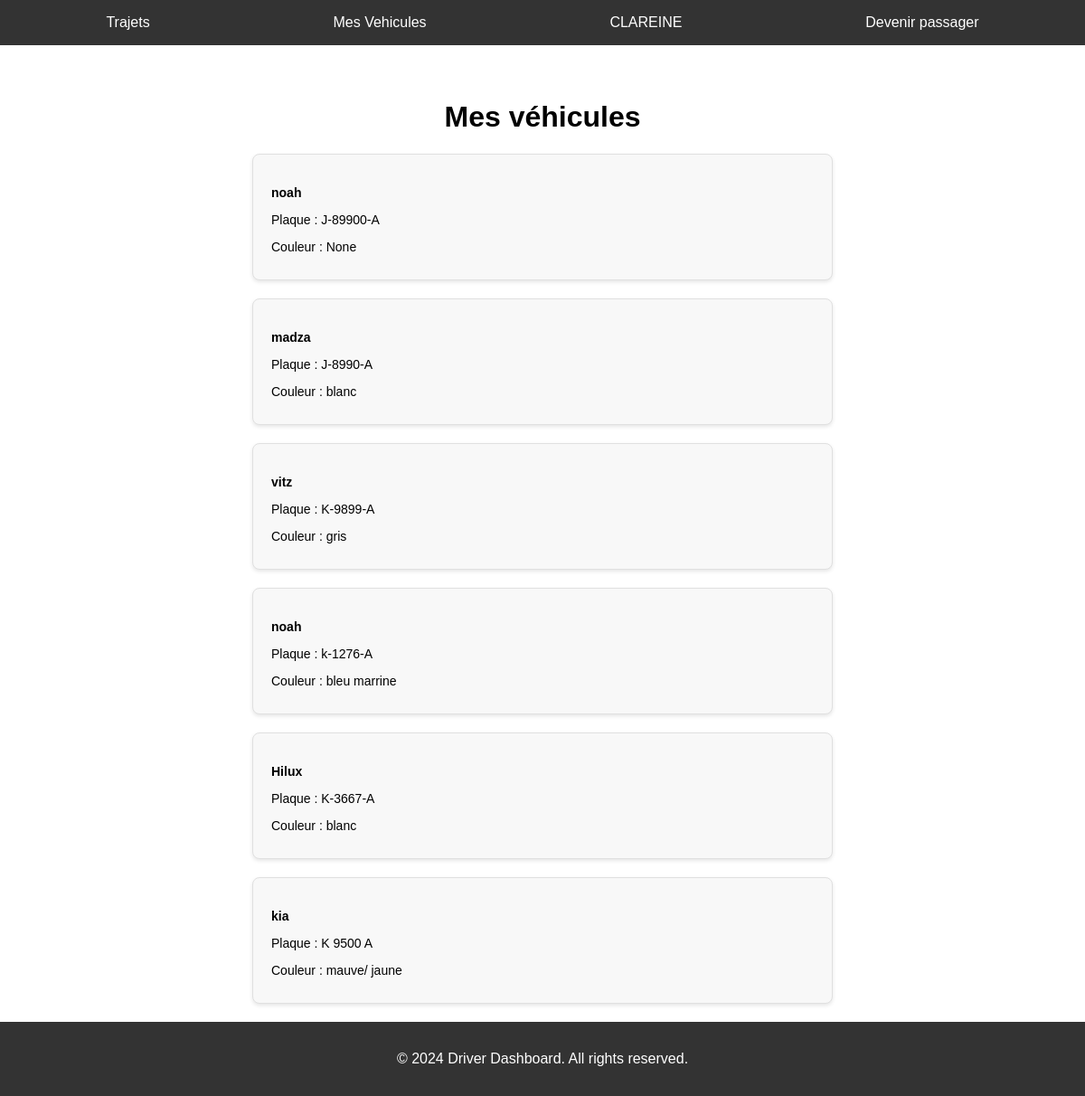
Page /cars/ (signed in) on the committed database.
### covoiturage/models.py (models this page shows, shortened)
class Vehicule(models.Model):
    user = models.ForeignKey(User, on_delete=models.CASCADE, related_name='vehicle', null=True)
    modele = models.CharField(max_length=35, null=True)
    plaque = models.CharField(max_length=10, null=True)
    color = models.CharField(max_length=40, null=True)

### Stage/views.py (the view)
# urls.py: path('cars/', views.cars, name='cars'),
def cars(request):
    vehicles = Vehicule.objects.all()
    return render(request, 'cars.html', {'vehicles': vehicles})

### templates/cars.html
{% extends 'base.html' %}
{% load static %}
{% block section %}
<link rel="stylesheet" href="{% static 'car.css' %}">
<div class="vehicles-container">
    <h1>Mes véhicules</h1>
    {% for vehicle in vehicles %}
    <div class="vehicle-card">
      <p><strong>{{ vehicle.modele }}</strong></p>
      <p>Plaque : {{ vehicle.plaque }}</p>
      <p>Couleur : {{ vehicle.color }}</p>
    </div>
    {% endfor %}
  </div>
{% endblock section%}

### templates/base.html (shortened to what this page needs)
{% load static %}
<!DOCTYPE html>
<html lang="en">
<head>
    <link rel="stylesheet" href="{% static 'dd.css' %}">
</head>
<body>
    <header>
        <nav>
            <ul>
                <li><a href="/dashboard_driver">Trajets</a></li>
                <li><a href="/cars">Mes Vehicules</a></li>
                <li>{{ user.username | upper }}</li>
                <li><a href="/">Devenir passager</a></li>
            </ul>
        </nav>
    </header>
{% block section %}{% endblock %}
    <footer>
        <p>&copy; 2024 Driver Dashboard. All rights reserved.</p>
    </footer>
</body>
</html>

### static/dd.css (style rules this page uses)
body { font-family: Arial, sans-serif; margin: 0; padding: 0; }
header { background-color: #333; color: #fff; padding: 1rem; }
nav ul { list-style-type: none; display: flex; justify-content: space-around; margin: 0; padding: 0; }
nav a { color: #fff; text-decoration: none; }
footer { background-color: #333; color: #fff; text-align: center; padding: 1rem; }

### static/car.css (style rules this page uses)
.vehicles-container { margin-top: 40px; display: flex; flex-direction: column; align-items: center; }
.vehicle-card { background-color: #f8f8f8; border: 1px solid #e0e0e0; border-radius: 8px; box-shadow: 0 2px 4px rgba(0, 0, 0, 0.1); margin-bottom: 20px; padding: 20px; width: 80%; max-width: 600px; }
.vehicle-card p { font-size: 14px; margin-bottom: 8px; }

### rows in the picture
Vehicule: modele "noah", plaque "J-89900-A", color "None"
Vehicule: modele "madza", plaque "J-8990-A", color "blanc"
Vehicule: modele "vitz", plaque "K-9899-A", color "gris"
Vehicule: modele "noah", plaque "k-1276-A", color "bleu marrine"
Vehicule: modele "Hilux", plaque "K-3667-A", color "blanc"
Vehicule: modele "kia", plaque "K 9500 A", color "mauve/ jaune"

### other values in the picture
{{ user.username | upper }} "CLAREINE"
